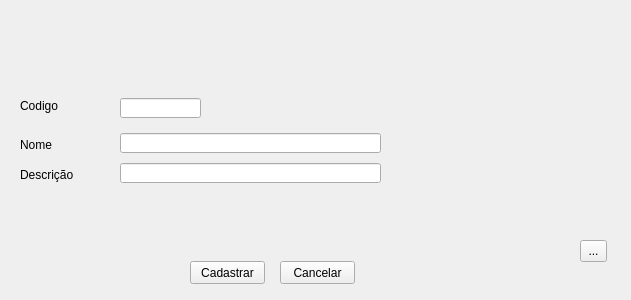
<?xml version="1.0" encoding="UTF-8"?>
<ui version="4.0">
 <class>addexercicio</class>
 <widget class="QWidget" name="addexercicio">
  <property name="geometry">
   <rect>
    <x>0</x>
    <y>0</y>
    <width>631</width>
    <height>300</height>
   </rect>
  </property>
  <property name="windowTitle">
   <string>Form</string>
  </property>
  <widget class="QLineEdit" name="lineEdit">
   <property name="geometry">
    <rect>
     <x>120</x>
     <y>133</y>
     <width>261</width>
     <height>20</height>
    </rect>
   </property>
  </widget>
  <widget class="QLineEdit" name="lineEdit_7">
   <property name="geometry">
    <rect>
     <x>120</x>
     <y>98</y>
     <width>81</width>
     <height>20</height>
    </rect>
   </property>
  </widget>
  <widget class="QLabel" name="label_7">
   <property name="geometry">
    <rect>
     <x>20</x>
     <y>98</y>
     <width>91</width>
     <height>16</height>
    </rect>
   </property>
   <property name="text">
    <string>Codigo</string>
   </property>
  </widget>
  <widget class="QLabel" name="label_2">
   <property name="geometry">
    <rect>
     <x>20</x>
     <y>167</y>
     <width>61</width>
     <height>16</height>
    </rect>
   </property>
   <property name="text">
    <string>Descrição</string>
   </property>
  </widget>
  <widget class="QToolButton" name="toolButton">
   <property name="geometry">
    <rect>
     <x>580</x>
     <y>240</y>
     <width>27</width>
     <height>22</height>
    </rect>
   </property>
   <property name="text">
    <string>...</string>
   </property>
  </widget>
  <widget class="QLabel" name="image_label">
   <property name="geometry">
    <rect>
     <x>410</x>
     <y>60</y>
     <width>191</width>
     <height>161</height>
    </rect>
   </property>
   <property name="text">
    <string/>
   </property>
  </widget>
  <widget class="QPushButton" name="pushButton">
   <property name="geometry">
    <rect>
     <x>280</x>
     <y>261</y>
     <width>75</width>
     <height>23</height>
    </rect>
   </property>
   <property name="text">
    <string>Cancelar</string>
   </property>
  </widget>
  <widget class="QLineEdit" name="lineEdit_2">
   <property name="geometry">
    <rect>
     <x>120</x>
     <y>163</y>
     <width>261</width>
     <height>20</height>
    </rect>
   </property>
  </widget>
  <widget class="QPushButton" name="pushButton_2">
   <property name="geometry">
    <rect>
     <x>190</x>
     <y>261</y>
     <width>75</width>
     <height>23</height>
    </rect>
   </property>
   <property name="text">
    <string>Cadastrar</string>
   </property>
  </widget>
  <widget class="QLabel" name="label">
   <property name="geometry">
    <rect>
     <x>20</x>
     <y>137</y>
     <width>91</width>
     <height>16</height>
    </rect>
   </property>
   <property name="text">
    <string>Nome</string>
   </property>
  </widget>
 </widget>
 <resources/>
 <connections/>
</ui>
